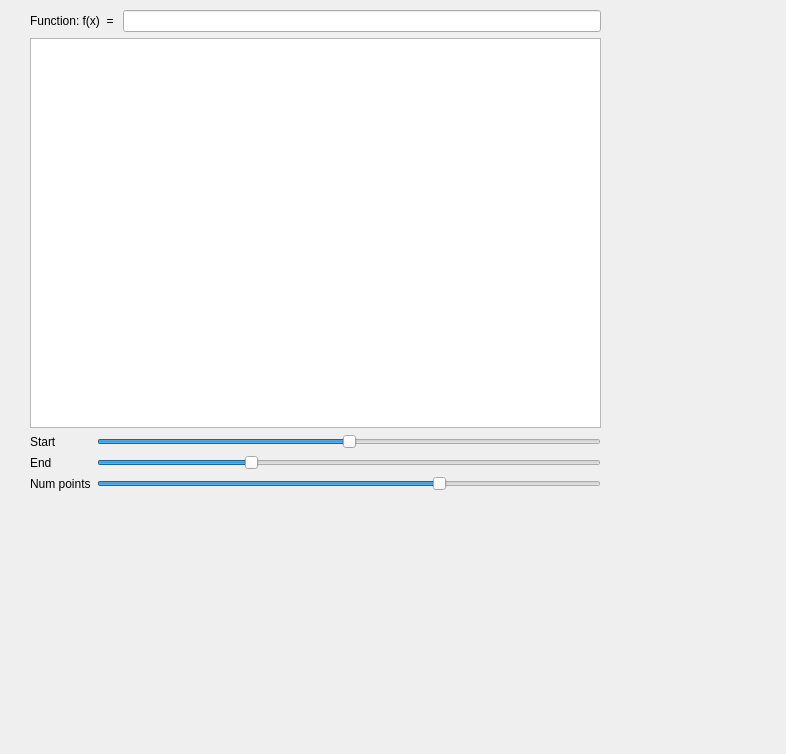
<?xml version="1.0" encoding="UTF-8"?>
<ui version="4.0">
 <class>Form</class>
 <widget class="QWidget" name="Form">
  <property name="geometry">
   <rect>
    <x>0</x>
    <y>0</y>
    <width>786</width>
    <height>754</height>
   </rect>
  </property>
  <property name="windowTitle">
   <string>Form</string>
  </property>
  <widget class="QWidget" name="verticalLayoutWidget">
   <property name="geometry">
    <rect>
     <x>30</x>
     <y>10</y>
     <width>571</width>
     <height>481</height>
    </rect>
   </property>
   <layout class="QVBoxLayout" name="verticalLayout">
    <item>
     <layout class="QHBoxLayout" name="horizontalLayout_4">
      <item>
       <widget class="QLabel" name="funclabel">
        <property name="text">
         <string>Function: f(x)  = </string>
        </property>
       </widget>
      </item>
      <item>
       <widget class="QLineEdit" name="funcedit"/>
      </item>
     </layout>
    </item>
    <item>
     <widget class="PlotWidget" name="plotwidget"/>
    </item>
    <item>
     <layout class="QGridLayout" name="gridLayout">
      <item row="2" column="0">
       <widget class="QLabel" name="endlabel">
        <property name="text">
         <string>End</string>
        </property>
       </widget>
      </item>
      <item row="0" column="0">
       <widget class="QLabel" name="startlabel">
        <property name="text">
         <string>Start</string>
        </property>
       </widget>
      </item>
      <item row="3" column="0">
       <widget class="QLabel" name="numpointslabel">
        <property name="text">
         <string>Num points</string>
        </property>
       </widget>
      </item>
      <item row="0" column="1">
       <widget class="QSlider" name="startslider">
        <property name="minimum">
         <number>-10</number>
        </property>
        <property name="maximum">
         <number>10</number>
        </property>
        <property name="singleStep">
         <number>1</number>
        </property>
        <property name="orientation">
         <enum>Qt::Horizontal</enum>
        </property>
       </widget>
      </item>
      <item row="3" column="1">
       <widget class="QSlider" name="numpointsslider">
        <property name="minimum">
         <number>10</number>
        </property>
        <property name="maximum">
         <number>200</number>
        </property>
        <property name="singleStep">
         <number>1</number>
        </property>
        <property name="value">
         <number>140</number>
        </property>
        <property name="orientation">
         <enum>Qt::Horizontal</enum>
        </property>
       </widget>
      </item>
      <item row="2" column="1">
       <widget class="QSlider" name="endslider">
        <property name="maximum">
         <number>20</number>
        </property>
        <property name="singleStep">
         <number>5</number>
        </property>
        <property name="pageStep">
         <number>5</number>
        </property>
        <property name="value">
         <number>6</number>
        </property>
        <property name="sliderPosition">
         <number>6</number>
        </property>
        <property name="orientation">
         <enum>Qt::Horizontal</enum>
        </property>
       </widget>
      </item>
     </layout>
    </item>
   </layout>
  </widget>
 </widget>
 <customwidgets>
  <customwidget>
   <class>PlotWidget</class>
   <extends>QGraphicsView</extends>
   <header>pyqtgraph</header>
  </customwidget>
 </customwidgets>
 <resources/>
 <connections/>
</ui>
